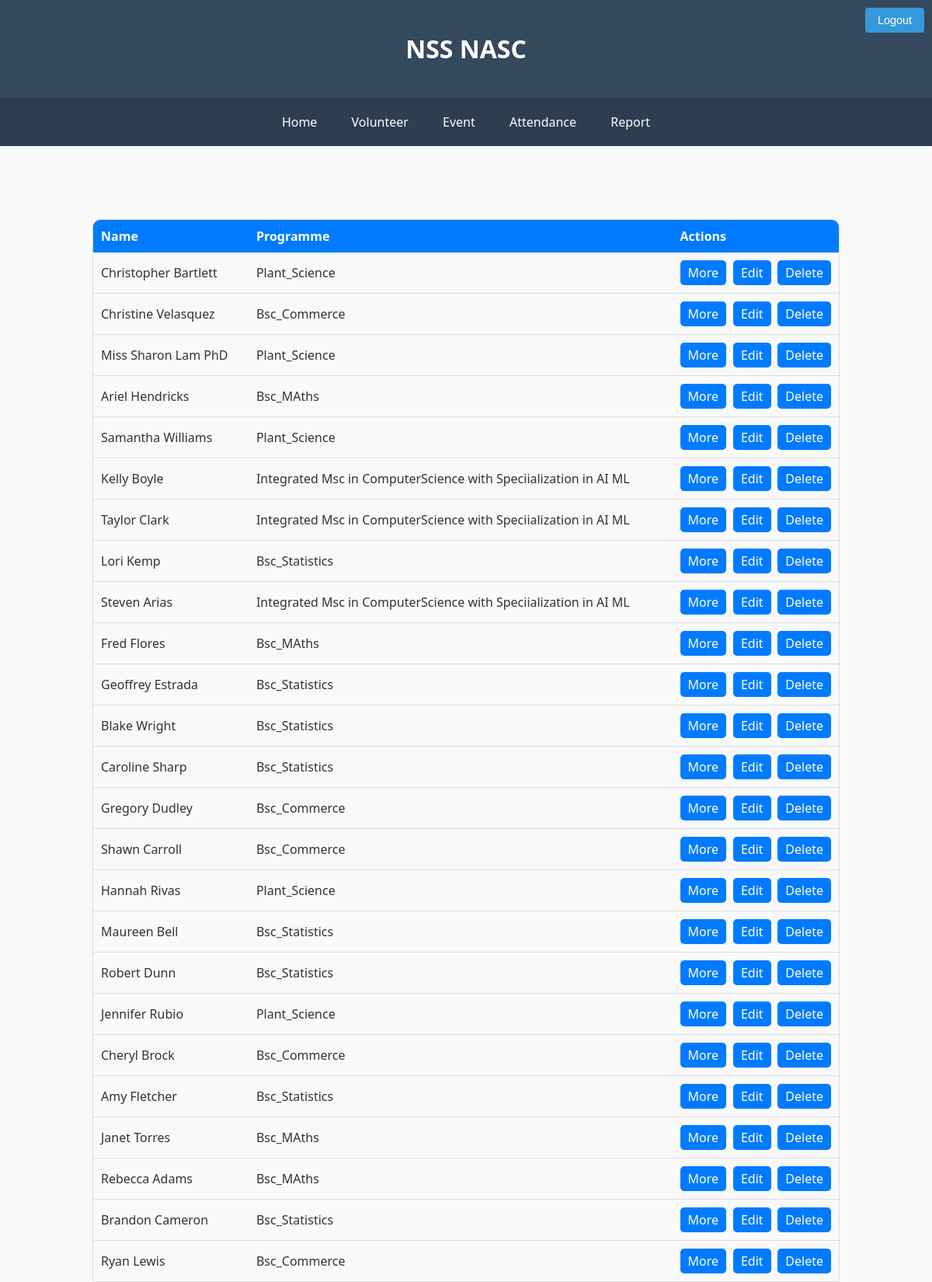
The app's page /vol (signed in, upper part) with its own data.
### nss/models.py (models this page shows, shortened)
class volunteer(models.Model):
    volunteer_id=models.AutoField(primary_key=True)
    name=models.CharField(max_length=25)
    status=models.CharField(default='active',max_length=20)
    guard_name=models.CharField(max_length=25)
    guard_mob_no=models.IntegerField()
    sex=models.CharField(max_length=15)
    dob=models.DateField()
    year=models.IntegerField()
    community=models.CharField(max_length=15)
    address=models.TextField()
    blood_group=models.CharField(max_length=15)
    height=models.IntegerField()
    unit=models.IntegerField()
    weight=models.IntegerField()
    mobile_no=models.IntegerField()
    Email_id=models.EmailField()
    year_of_enrollment=models.IntegerField()
    cultural_talents=models.TextField()
    hobbies=models.TextField()
    roll_no=models.IntegerField(unique=False,null=True)
    image=models.ImageField(upload_to='volunteers',default="")
    program=models.ForeignKey(Programme,on_delete=models.CASCADE)
    totalhours=models.IntegerField(null=True)

class Programme(models.Model):
    programme_id=models.IntegerField(primary_key=True)
    dept=models.ForeignKey(Department,on_delete=models.CASCADE)
    program_name=models.CharField(max_length=65)
    no_of_sems=models.IntegerField()
    grad_level=models.CharField(max_length=10)

### nss/views.py (the view)
# urls.py: path("vol",views.view_volunteer,name='view_volunteer'),
@login_required()
def view_volunteer(request):
    vol={
        'volunteer':volunteer.objects.all()
    }
    return render(request,'nss/view_volunteer.html',vol)

### nss/context_processors.py (called while the page is built)
def group_processor(request):
    if request.user.is_authenticated:
        is_po_group = request.user.groups.filter(name='po').exists()
        is_vs_group = request.user.groups.filter(name='vs').exists()  # Adjust as needed
    else:
        is_po_group = False
        is_vs_group = False
    return {
        'is_po_group': is_po_group,
        'is_vs_group': is_vs_group,
    }

### nss/templates/nss/view_volunteer.html (shortened to what this page needs)
{% extends 'nss/base.html' %}
{% load static %}
{% block content %}
<head>
    <link rel="stylesheet" href="{% static '/css/view_volunteer.css' %}">
</head>
<div class="table-container">
    <table>
        <tr>
            <th>Name</th>
            <th>Programme</th>
            <th>Actions</th>
        </tr>
        {% for i in volunteer %}
        <tr>
            <td>{{ i.name }}</td>
            <td>{{ i.program.program_name }}</td>
            <td>
                <div class="button-container">
                    <a class="button" href="{% url 'volunteer_details' i.volunteer_id %}">More</a>
                    <a class="button" href="{% url 'edit_volunteer' pk=i.volunteer_id %}">Edit</a>
                    <a class="button delete-btn" href="{% url 'delete_volunteer' pk=i.volunteer_id %}">Delete</a>
                </div>
            </td>
        </tr>
        {% endfor %}
    </table>
</div>
{% endblock %}

### static/css/base.css (style rules this page uses)
body { background-color: #f9f9f9; color: #333; font-family: 'Segoe UI', Tahoma, Geneva, Verdana, sans-serif; margin: 0; padding: 0; }

### static/css/view_volunteer.css (style rules this page uses)
.table-container { width: 80%; margin: 50px auto; border: 1px solid #ddd; border-radius: 10px; overflow-x: auto; }
table { width: 100%; border-collapse: collapse; }
th, td { padding: 10px; text-align: left; }
th { background-color: #007bff; color: #fff; }
td { border-bottom: 1px solid #ddd; }
a { color: white; text-decoration: underline; }
.button-container { display: flex; justify-content: space-between; }
.button { padding: 5px 10px; background-color: #007bff; color: white; text-decoration: none; border-radius: 5px; }

### records on screen
volunteer: name "Christopher Bartlett", program.program_name "Plant_Science"
volunteer: name "Christine Velasquez", program.program_name "Bsc_Commerce"
volunteer: name "Miss Sharon Lam PhD", program.program_name "Plant_Science"
volunteer: name "Ariel Hendricks", program.program_name "Bsc_MAths"
volunteer: name "Samantha Williams", program.program_name "Plant_Science"
volunteer: name "Kelly Boyle", program.program_name "Integrated Msc in ComputerScience with Speciialization in AI ML"
volunteer: name "Taylor Clark", program.program_name "Integrated Msc in ComputerScience with Speciialization in AI ML"
volunteer: name "Lori Kemp", program.program_name "Bsc_Statistics"
volunteer: name "Steven Arias", program.program_name "Integrated Msc in ComputerScience with Speciialization in AI ML"
volunteer: name "Fred Flores", program.program_name "Bsc_MAths"
volunteer: name "Geoffrey Estrada", program.program_name "Bsc_Statistics"
volunteer: name "Blake Wright", program.program_name "Bsc_Statistics"
volunteer: name "Caroline Sharp", program.program_name "Bsc_Statistics"
volunteer: name "Gregory Dudley", program.program_name "Bsc_Commerce"
volunteer: name "Shawn Carroll", program.program_name "Bsc_Commerce"
volunteer: name "Hannah Rivas", program.program_name "Plant_Science"
volunteer: name "Maureen Bell", program.program_name "Bsc_Statistics"
volunteer: name "Robert Dunn", program.program_name "Bsc_Statistics"
volunteer: name "Jennifer Rubio", program.program_name "Plant_Science"
volunteer: name "Cheryl Brock", program.program_name "Bsc_Commerce"
volunteer: name "Amy Fletcher", program.program_name "Bsc_Statistics"
volunteer: name "Janet Torres", program.program_name "Bsc_MAths"
volunteer: name "Rebecca Adams", program.program_name "Bsc_MAths"
volunteer: name "Brandon Cameron", program.program_name "Bsc_Statistics"
volunteer: name "Ryan Lewis", program.program_name "Bsc_Commerce"
